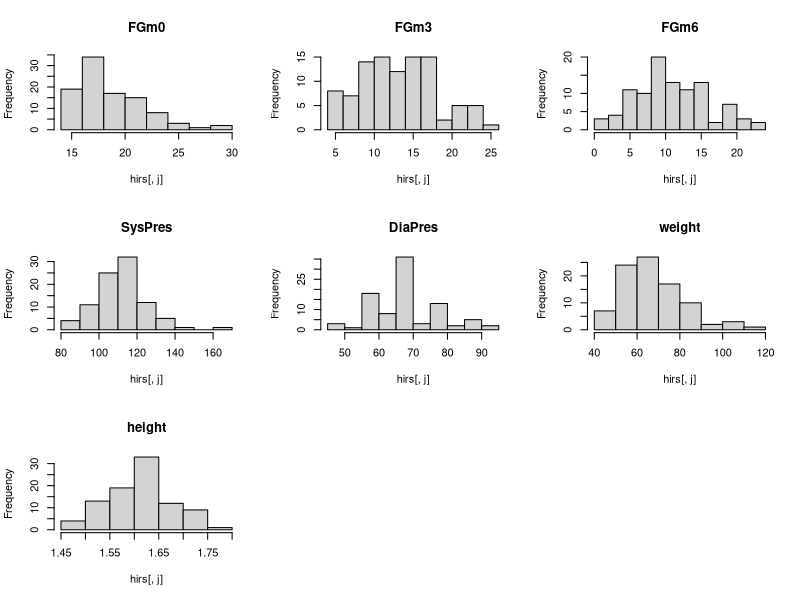

Write the R code that produced this figure. (Note: this script raises an error after producing the figure.)
## ---- chunk 1
knitr::opts_chunk$set(echo = TRUE)
## ---- chunk 2
library(sm)
library(mgcv)
## ---- chunk 3
hirs <- read.table("hirsutism.dat",header=T, sep="\t",fill=TRUE)

#summary(hirs)
attach(hirs)
## ---- chunk 4
old.par<-par(mfrow=c(3,3))
for (j in 2:9) if (j != 5) hist(hirs[,j],main=names(hirs)[j])
par(old.par)
## ---- chunk 5
apply(hirs[,-c(1,5)],2,sd, na.rm = T) # sd: standard deviation
## ---- chunk 6
apply(hirs[,-c(1,5)],2,function(x){diff(range(x, na.rm = T))})
## ---- chunk 7
gam_0 <- gam(FGm12 ~ FGm0 + SysPres + DiaPres + height + weight + Treatment)
summary(gam_0)
## ---- chunk 8
gam_1 <- gam(FGm12 ~ s(FGm0, by=Treatment) + s(SysPres, by=Treatment) + s(DiaPres, by=Treatment) + s(height, by=Treatment) + s(weight, by=Treatment))
summary(gam_1)
## ---- chunk 9
gam_2 <- gam(FGm12 ~ te(FGm0, SysPres, DiaPres, height, weight, Treatment, k=4))
summary(gam_2)
## ---- chunk 10
plot(gam_1, residuals = TRUE,
     shade=TRUE, cex=2, lwd=2, 
     shift = gam_1$coefficients[1],
     seWithMean=TRUE,
     main=paste("Equiv. no. params.=",
                round(sum(gam_1$edf),2)))
## ---- chunk 11
vis.gam(gam_1,view=c("FGm0","Treatment"),
        theta = 40, phi = 40, r = sqrt(3), d = 1,)
## ---- chunk 12
anova(gam_0,gam_1,test="F")
